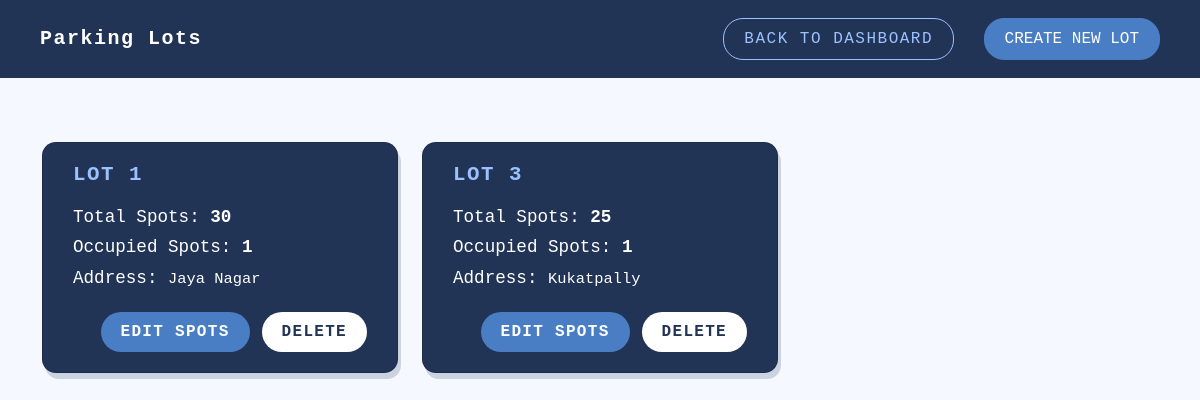
/admin/lots (signed in), run on an earlier commit of the app's database.
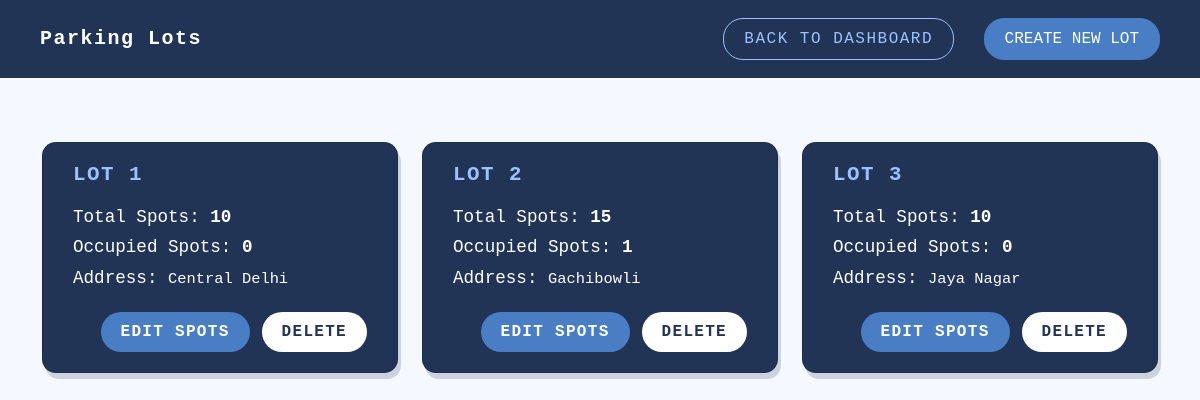
And on a later commit of the database.
### backend/models.py (models this page shows)
class ParkingLot(db.Model):
    __tablename__ = "ParkingLot"
    id = db.Column(db.Integer, primary_key = True, autoincrement = True)
    location = db.Column(db.String, nullable = False)
    address = db.Column(db.String, nullable = False)
    price = db.Column(db.Integer, nullable = False)
    no_of_spots = db.Column(db.Integer, nullable = False)

### backend/routes.py (the view)
@routes_bp.route("/admin/lots", methods=["GET"])
@login_required
def admin_lots():
    lots = ParkingLot.query.all()
    lot_data = []
    for lot in lots:
        total_spots = lot.no_of_spots
        address = lot.address
        occupied_spots = ParkingSpot.query.filter_by(lot_id=lot.id, status="Occupied").count()
        lot_data.append({
            "id": lot.id,
            "name": f"Lot {lot.id}",
            "total_spots": total_spots,
            "occupied_spots": occupied_spots,
            "address": address
        })
    return render_template("admin/parking_lots.html", lot_data=lot_data)

### templates/admin/parking_lots.html (shortened to what this page needs)
<!DOCTYPE html>
<html lang="en">
<head>
  <link href="https://cdn.jsdelivr.net/npm/bootstrap@5.3.2/dist/css/bootstrap.min.css" rel="stylesheet" />
</head>
<body>
  <div class="navbar">
    <div>Parking Lots</div>
    <div>
      <a href="{{ url_for('routes_bp.admin_dashboard') }}" class="btn btn-outline">Back to Dashboard</a>
      <button class="btn btn-primary ms-3" data-bs-toggle="modal" data-bs-target="#createLotModal">Create New Lot</button>
    </div>
  </div>
  <div class="container mt-4">
    {% if lot_data %}
      <div class="row gy-4">
        {% for lot in lot_data %}
        <div class="col-md-6 col-lg-4">
          <div class="card">
            <div>
              <h5 class="card-title">{{ lot.name }}</h5>
              <p class="card-text mb-1">Total Spots: <strong>{{ lot.total_spots }}</strong></p>
              <p class="card-text mb-1">Occupied Spots: <strong>{{ lot.occupied_spots }}</strong></p>
              <p class="card-text mb-0">Address: <small>{{ lot.address }}</small></p>
            </div>
            <div class="card-buttons">
              <button class="btn-edit btn-sm" data-bs-toggle="modal" data-bs-target="#editLotModal{{ lot.id }}">Edit Spots</button>
              <button class="btn-delete btn-sm" data-bs-toggle="modal" data-bs-target="#deleteLotModal{{ lot.id }}">Delete</button>
            </div>
          </div>
        </div>
        {% endfor %}
      </div>
    {% else %}
      <div class="alert alert-info text-center" role="alert">
        No parking lots found.
      </div>
    {% endif %}
  </div>
</body>
</html>

What changed in the data, as far as the page shows it:
removed ParkingLot: name "LOT 1", total_spots "30", occupied_spots "1", address "Jaya Nagar"
removed ParkingLot: name "LOT 3", total_spots "25", occupied_spots "1", address "Kukatpally"
added ParkingLot: name "LOT 1", total_spots "10", occupied_spots "0", address "Central Delhi"
added ParkingLot: name "LOT 2", total_spots "15", occupied_spots "1", address "Gachibowli"
added ParkingLot: name "LOT 3", total_spots "10", occupied_spots "0", address "Jaya Nagar"
